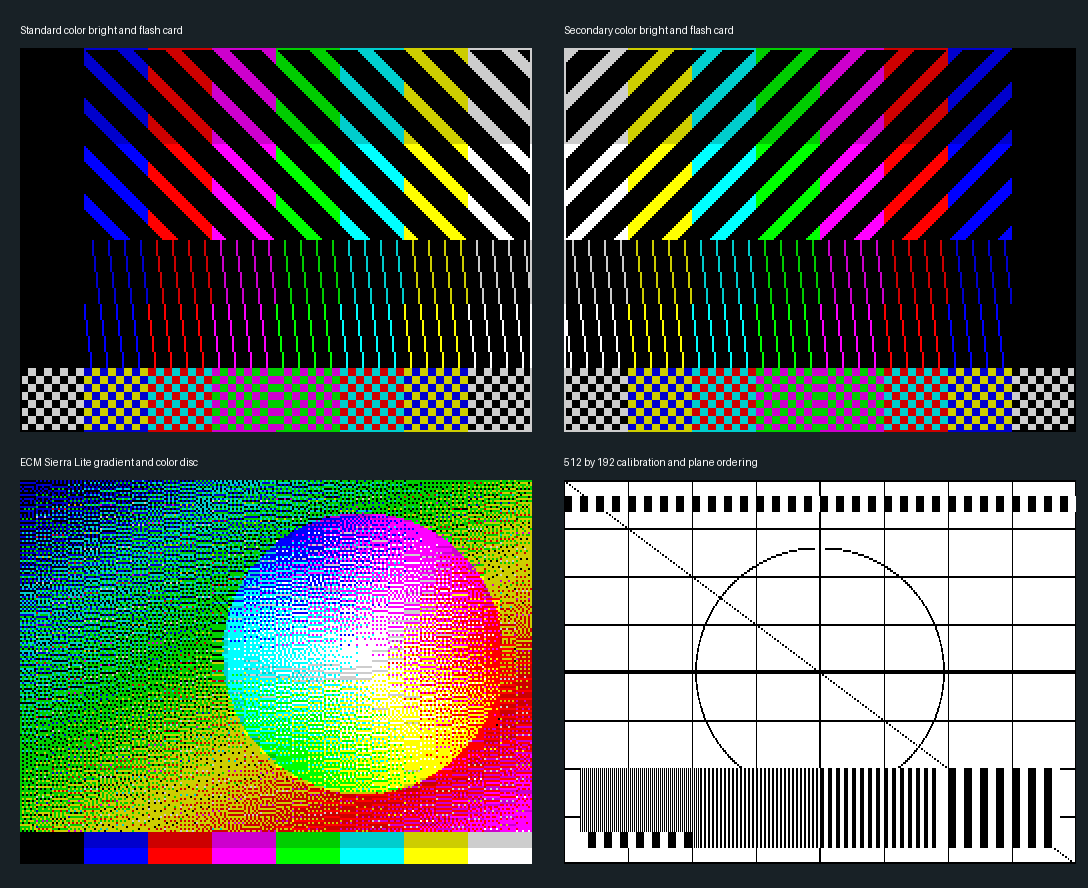
#> input picture DiagnosticLab2068/assets/video/testcard-overview.png, 1088 x 888 px
$ python convert_image.py ../../../../../DiagnosticLab2068/assets/video/testcard-overview.png
#> lines starting #> are read from the running program, lines starting #| are printed output that depends on the picture; after the words box and inside, x2 and y2 are one past the last pixel; in counts of white or black regions, pixels touching at a corner belong together
"""Image conversion constrained to the native seven-update-per-line schedule."""
from pathlib import Path
import argparse,itertools,json,struct,zlib
import numpy as np
from PIL import Image,ImageOps
ROOT=Path(__file__).resolve().parent
# Match Retro Pixel Converter's Timex palette, including BRIGHT dark gray.
PALETTE=np.array([(0,0,0),(1,0,206),(207,1,0),(207,1,206),(0,207,21),(1,207,207),(207,207,21),(207,207,207),
                  (96,96,96),(2,0,253),(255,2,1),(255,2,253),(0,255,28),(2,255,255),(255,255,29),(255,255,255)],dtype=np.uint8)
def linear(v):return np.where(v<=.04045,v/12.92,((v+.055)/1.055)**2.4)
PAL=linear(PALETTE.astype(float)/255)
PAIRS=np.array([(a+bright,b+bright) for bright in (0,8) for a,b in itertools.combinations_with_replacement(range(8),2)])
ATTR=np.array([(a&7)|((b&7)<<3)|(64 if a>=8 else 0) for a,b in PAIRS],dtype=np.uint8)
COMBOS=np.array([[c+4*i for i,c in enumerate(cs)] for cs in itertools.combinations(range(8),7)])
def row(y):return ((y&192)<<5)|((y&7)<<8)|((y&56)<<2)
def pair_fit(pixels):
    # Fit the linear-light color segment, including the mixtures a spatial
    # dither can render, rather than selecting pairs by nearest solid colors.
    a=PAL[PAIRS[:,0]];delta=PAL[PAIRS[:,1]]-a;norm=(delta*delta).sum(axis=-1)
    dots=np.einsum('...pc,kc->...pk',pixels,delta)-(a*delta).sum(axis=-1)
    blend=np.clip(dots/np.maximum(norm,1e-20),0,1)
    dist=((pixels[...,None,:]-a)**2).sum(axis=-1)
    errors=np.maximum(0,dist-2*blend*dots+blend*blend*norm).sum(axis=-2)
    idx=errors.argmin(axis=-1)
    return idx,np.take_along_axis(errors,idx[...,None],axis=-1)[...,0]
def read_reference(path):
    data=Path(path).read_bytes();blocks=[];at=0
    while at<len(data):
        n=struct.unpack_from('<H',data,at)[0];b=data[at+2:at+2+n];at+=n+2
        assert len(b)==n and n>=2 and np.bitwise_xor.reduce(np.frombuffer(b,dtype=np.uint8))==0,'Invalid TAP block/checksum'
        blocks.append(b)
    assert at==len(data) and len(blocks)==4,'Expected two CODE header/data pairs'
    planes={}
    for h,b in zip(blocks[::2],blocks[1::2]):
        assert h[0]==0 and h[1]==3 and len(b)==6146 and b[0]==255,'Expected ECM CODE blocks'
        planes[struct.unpack_from('<H',h,14)[0]]=b[1:-1]
    bitmap,attrs=planes[0x4000],planes[0x6000];assert not any(a&128 for a in attrs),'FLASH attributes unsupported in comparison'
    indices=np.empty((192,256),np.uint8);bits=np.empty_like(indices);attributes=np.empty((192,32),np.uint8)
    for y in range(192):
        for c in range(32):
            k=row(y)+c;a=attrs[k];attributes[y,c]=a
            for b in range(8):
                on=bool(bitmap[k]&(128>>b));bits[y,c*8+b]=on;indices[y,c*8+b]=((a&7) if on else ((a>>3)&7))+(8 if a&64 else 0)
    return bitmap,attrs,indices,bits,attributes
def convert(path,method='floyd',strength=1.0,fit='contain',reference=None):
#> called with method = 'floyd', strength = 1, fit = 'contain'
    src=Image.open(path).convert('RGB')
#> src is the input picture: PIL image 1088x888 RGB; mean R, G, B 87.2, 93.9, 86.1
    if fit=='contain':
        sized=ImageOps.contain(src,(256,192),Image.Resampling.LANCZOS)
        image=Image.new('RGB',(256,192));image.paste(sized,((256-sized.width)//2,(192-sized.height)//2))
#> after `image = Image.new('RGB', (256, 192))`: image: PIL image 256x192 RGB; every value is 0
#> after `image.paste(sized, ((256 - sized.width) // 2, (192 - sized.height) // `:
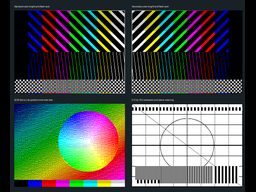
#> image: PIL image 256x192 RGB; mean R, G, B 80.5, 86.6, 79.5
    elif fit=='crop':image=ImageOps.fit(src,(256,192),Image.Resampling.LANCZOS)
    else:image=src.resize((256,192),Image.Resampling.LANCZOS)
    rgb=linear(np.asarray(image).astype(float)/255);cells=rgb.reshape(192,32,8,3)
    ref=read_reference(reference) if reference else None
    original_rgb=rgb.copy()
    if ref:
        # Preserve the supplied conversion's local color/brightness grade,
        # while recovering sub-cell variation from the original photograph.
        reference_cells=PAL[ref[2]].reshape(192,32,8,3)
        cells=np.clip(cells+reference_cells.mean(axis=2,keepdims=True)-cells.mean(axis=2,keepdims=True),0,1)
        rgb=cells.reshape(192,256,3)
    base,baseerr=pair_fit(cells);halves,halferr=pair_fit(cells.reshape(192,32,2,4,3))
    gains=np.maximum(0,baseerr-halferr.sum(axis=-1))
    choices=COMBOS[gains[:,COMBOS].sum(axis=-1).argmax(axis=-1)]
    result={};pred={}
    for dynamic in (False,True):
        attr0=(ref[4].copy() if ref else ATTR[base].copy());attr1=attr0.copy();pairs0=base.copy();pairs1=base.copy()
        selected=np.zeros((192,32),bool)
        if dynamic:
            for y in range(192):
                for c in choices[y]:
                    selected[y,c]=True
                    pairs0[y,c]=halves[y,c,0];pairs1[y,c]=halves[y,c,1]
                    attr0[y,c]=ATTR[pairs0[y,c]];attr1[y,c]=ATTR[pairs1[y,c]]
        work=rgb.copy();bits=np.zeros((192,256),np.uint8);indices=np.zeros_like(bits)
        for y in range(192):
            reverse=(y&1)==1 and method in ('floyd','atkinson');direction=-1 if reverse else 1
            for x in (range(255,-1,-1) if reverse else range(256)):
                c=x//8;pi=pairs0[y,c] if x%8<4 else pairs1[y,c];ink,paper=PAIRS[pi]
                value=work[y,x].copy()
                if method=='bayer':
                    bayer=((0,8,2,10),(12,4,14,6),(3,11,1,9),(15,7,13,5))
                    delta=PAL[ink]-PAL[paper];blend=float((value-PAL[paper])@delta)/max(float(delta@delta),1e-20)
                    threshold=.5+strength*((bayer[y%4][x%4]+.5)/16-.5)
                    on=blend>threshold
                else:on=((value-PAL[ink])**2).sum()<((value-PAL[paper])**2).sum()
                color=ink if on else paper
                if ref and not selected[y,c]:on=bool(ref[3][y,x]);color=int(ref[2][y,x])
                bits[y,x]=on;indices[y,x]=color
                if method not in ('floyd','atkinson'):continue
                if ref and not selected[y,c]:continue
                error=(value-PAL[color])*strength
                fan=[(direction,0,7/16),(-direction,1,3/16),(0,1,5/16),(direction,1,1/16)] if method=='floyd' else [(direction,0,1/8),(2*direction,0,1/8),(-direction,1,1/8),(0,1,1/8),(direction,1,1/8),(0,2,1/8)]
                for dx,dy,weight in fan:
                    xx=x+dx;yy=y+dy
                    if 0<=xx<256 and yy<192 and (not ref or selected[yy,xx//8]):work[yy,xx]+=error*weight
        bitmap=bytearray(6144);attrs=bytearray(6144)
        for y in range(192):
            for c in range(32):
                k=row(y)+c;bitmap[k]=sum((128>>b) for b in range(8) if bits[y,c*8+b]);attrs[k]=int(attr0[y,c])
        name='dynamic' if dynamic else 'ecm';result[name]=(bitmap,attrs)
        (ROOT/(name+'-bitmap.bin')).write_bytes(bitmap);(ROOT/(name+'-attributes.bin')).write_bytes(attrs)
        Image.fromarray(PALETTE[indices]).resize((768,576),Image.Resampling.NEAREST).save(ROOT/(name+'-preview.png'))
        pred[name]=indices;np.save(ROOT/(name+'-indices.npy'),indices)
        if dynamic:
            schedule=[dict(columns=[int(c) for c in choices[y]],old=[int(attr0[y,c]) for c in choices[y]],new=[int(attr1[y,c]) for c in choices[y]]) for y in range(192)]
            (ROOT/'schedule.json').write_text(json.dumps(schedule,indent=2))
            records=bytes(v for s in schedule for key in ('columns','old','new') for v in s[key])
            payload=bytes(bitmap)+bytes(attrs)+records
            header=struct.pack('<4sBBBBHHHHIIII',b'TDEC',2,7,1,['none','floyd','atkinson','bayer'].index(method),256,192,192,4,6144,6144,len(records),zlib.crc32(payload))
            (ROOT/'image.tdec').write_bytes(header+payload)
#> this loop made 2 passes
#> pass 1, in convert, `Image.fromarray(PALETTE[indices]).resize((768,576),Image.Resampling.NE..`:
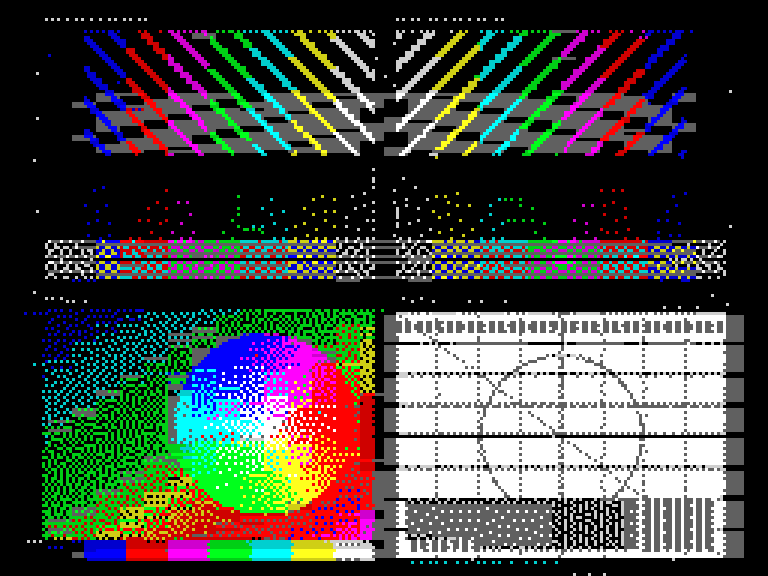
#> saved as ecm-preview.png: PIL image 768x576 RGB; mean R, G, B 71.6, 74, 69
#> after the loop:
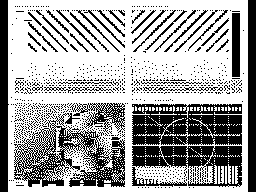
#> bits: shape (192, 256); values 0 (black) and 1 (white), 63.5% white; 912 black regions (870 under 20 px), largest, box (x1, y1, x2, y2) and area: (132, 104, 242, 145) 3592, (14, 113, 125, 187) 3329, (132, 146, 242, 187) 2416
#> after the loop:
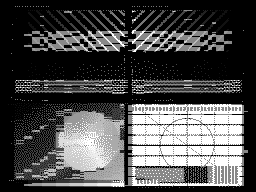
#> indices: shape (192, 256); min 0, max 15, mean 4.47; drawn with min black and max white
#> after the loop:
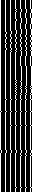
#> selected: shape (192, 32) bool; 21.9% white in thin lines or dots
#> after the loop:
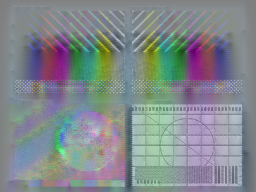
#> work: shape (192, 256, 3) float64; mean R, G, B 0.0452, 0.183, 0.247; drawn with min black and max white
#> after the loop, pred = 2 items; result = 2 items
    mse={name:float(((PAL[index]-rgb)**2).mean()) for name,index in pred.items()}
#> mse = {'ecm': 0.0262, 'dynamic': 0.0254}
    def averaged(v):return v.reshape(96,2,128,2,3).mean(axis=(1,3))
#> returned value: shape (96, 128, 3) float64
    averaged_mse={name:float(((averaged(PAL[index])-averaged(rgb))**2).mean()) for name,index in pred.items()}
#> in averaged (call 3), `def averaged(v):return v.reshape(96,2,128,2,3).mean(axis=(1,3))`:
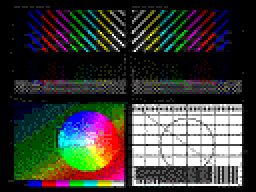
#> returned value: shape (96, 128, 3) float64 (shown 2 times larger); mean of channels 0, 1, 2 0.235, 0.24, 0.219; drawn as R, G, B
#> averaged_mse = {'ecm': 0.00439, 'dynamic': 0.00386}
    enhanced=sum(len(set(pred['dynamic'][y,c*8:c*8+8]))>2 for y in range(192) for c in choices[y])
#> enhanced = 336
    image.save(ROOT/'scaled-input.png')
    report=dict(source=Path(path).name,referenceTap=Path(reference).name if reference else None,referenceToneMatching='per-cell mean color matched; photograph supplies sub-cell variation' if ref else None,unchangedOutsideScheduledCells=bool(ref),width=256,height=192,fit=fit,dither=method,ditherStrength=strength,pairSearch='linear-light segment coverage',scheduledCells=1344,totalCells=6144,cellsWithMoreThanTwoColors=int(enhanced),errorMetricTarget='reference-tone-matched photograph' if ref else 'photograph',linearRgbMse=mse,averaged2x2LinearRgbMse=averaged_mse,relativeAveragedMseReduction=1-averaged_mse['dynamic']/averaged_mse['ecm'],palette='Retro Pixel Converter Timex palette; BRIGHT black is gray',schedule='seven cells per row, columns 0..31, separation at least five cells',hardwareVerified=False)
#> report = 20 items
    (ROOT/'conversion.json').write_text(json.dumps(report,indent=2));print(json.dumps(report,indent=2))
#> (printed output is left out)
if __name__=='__main__':
    p=argparse.ArgumentParser();p.add_argument('image');p.add_argument('--reference',help='Existing ECM image TAP to preserve outside scheduled cells');p.add_argument('--dither',choices=['floyd','atkinson','bayer','none'],default='floyd');p.add_argument('--strength',type=float,default=1.0);p.add_argument('--fit',choices=['contain','crop','stretch'],default='contain');a=p.parse_args();convert(a.image,a.dither,a.strength,a.fit,a.reference)
